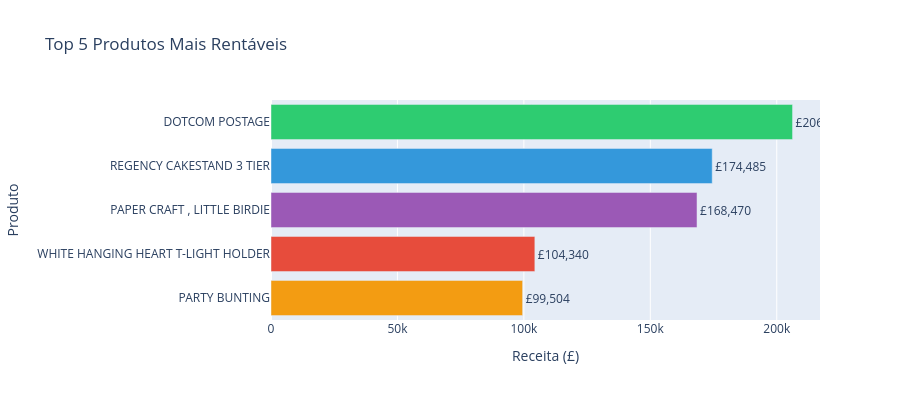

The notebook cell saved with this chart:
### Code cell
# Top 5 por receita

top5 = top_produtos_receita.head(5)

fig = go.Figure(go.Bar(
    x=top5['receita'],
    y=top5['Description'],
    orientation='h',
    marker_color=['#2ecc71', '#3498db', '#9b59b6', '#e74c3c', '#f39c12'],
    text=[f'£{x:,.0f}' for x in top5['receita']],
    textposition='outside'
))
fig.update_layout(
    title='Top 5 Produtos Mais Rentáveis',
    xaxis_title='Receita (£)',
    yaxis_title='Produto',
    yaxis={'categoryorder': 'total ascending'},
    height=400
)
fig.show()

### Figure 1 — Plotly figure (JSON) as saved in the notebook; plotly's stock layout.template omitted (floating-point values rounded to 4 significant figures)
{"data": [{"marker": {"color": ["#2ecc71", "#3498db", "#9b59b6", "#e74c3c", "#f39c12"]}, "orientation": "h", "text": ["£206,249", "£174,485", "£168,470", "£104,340", "£99,504"], "textposition": "outside", "type": "bar", "x": [206200.0, 174500.0, 168500.0, 104300.0, 99500.0], "y": ["DOTCOM POSTAGE", "REGENCY CAKESTAND 3 TIER", "PAPER CRAFT , LITTLE BIRDIE", "WHITE HANGING HEART T-LIGHT HOLDER", "PARTY BUNTING"]}], "layout": {"height": 400, "title": {"text": "Top 5 Produtos Mais Rentáveis"}, "xaxis": {"title": {"text": "Receita (£)"}}, "yaxis": {"categoryorder": "total ascending", "title": {"text": "Produto"}}}}
